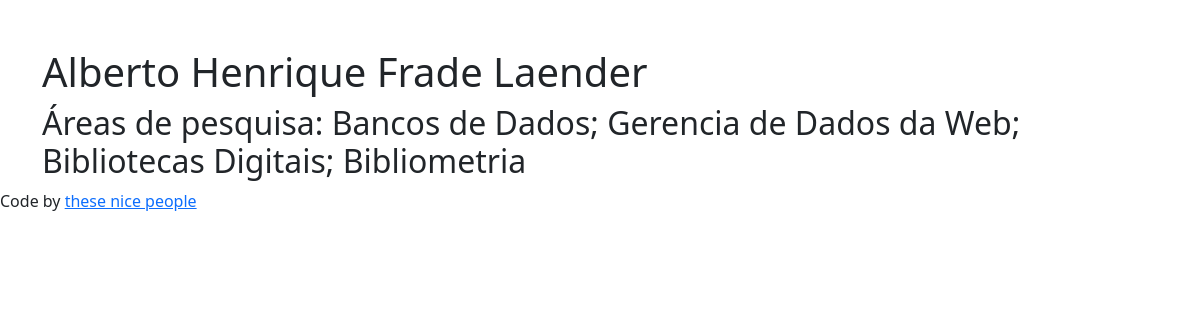
/alberto-henrique-frade-laender/, run on the app's committed database.
### planilhao/models.py (models this page shows, shortened)
class Professores(models.Model):
    id = models.IntegerField(primary_key=True)
    name = models.TextField(max_length=155)
    info = models.TextField(max_length=455, default="Nada")
    photo = models.ImageField(blank=True, null=True, upload_to = "photos/")
    slug = models.SlugField(max_length=255)
    class Meta:
        db_table = 'professores'
        ordering = ("name",)

### planilhao/views.py (the view)
# urls.py: path("<slug:slug>/", views.detalhe_professor, name="detail"),
def detalhe_professor(request, slug):
    data = Professores.objects.get(slug=slug)
    data2 = Comentarios.objects.all()
    return render(request, "detalhe_professor.html", {"prof":data, "coment":data2})

### template/detalhe_professor.html (shortened to what this page needs)
{% extends 'base.html' %}
{% block content %}
<div class="container pt-5">
    <h1>{{prof.name}}</h1>
    <h2>{{prof.info}}</h2>
</div>
{% endblock content %}

### data on the page
Professores: name "Alberto Henrique Frade Laender", info "Áreas de pesquisa: Bancos de Dados; Gerencia de Dados da Web; Bibliotecas Digitais; Bibliometria"
